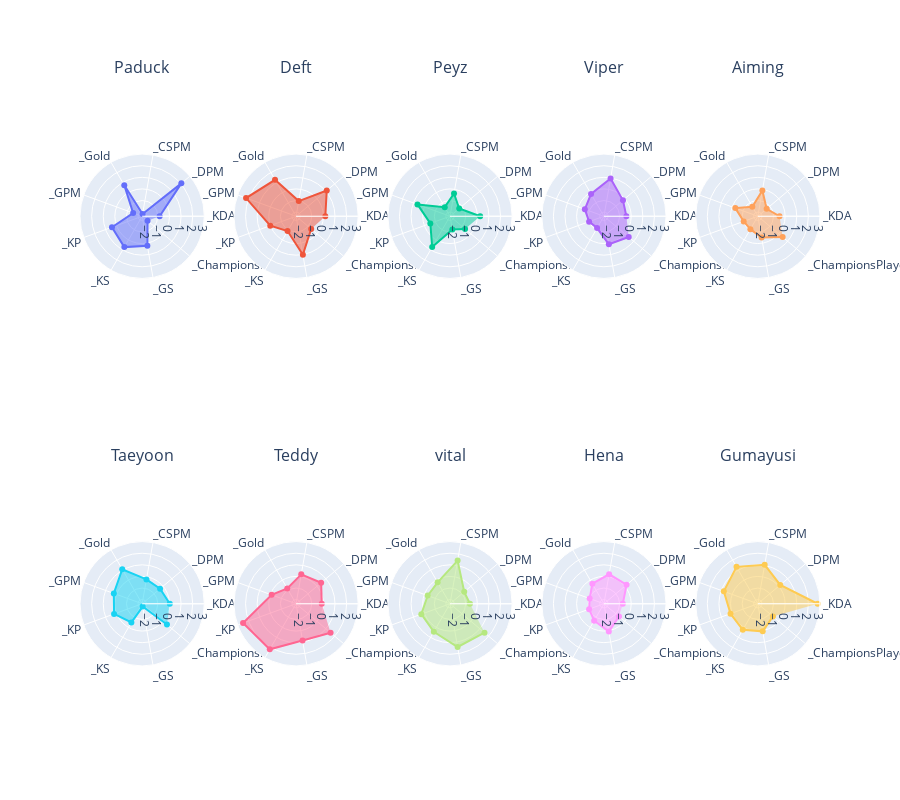

The cell this chart's notebook holds for it:
### Code cell
df = players_stats.loc[players_stats["Position"] == positions[3]]
min_value, max_value = df[columns].unstack().min(), df[columns].unstack().max()

COLUMNS = 5
d, m = divmod(df.shape[0], COLUMNS)
ROWS = d + (1 if m > 0 else 0)

fig = make_subplots(
    rows=ROWS,
    cols=COLUMNS,
    subplot_titles=df.index.values,
    specs=[[{"type": "polar"} for _ in range(COLUMNS)] for _ in range(ROWS)],
)

for i, player_name in enumerate(df.index):
    _df = df.loc[player_name, columns]

    r, c = get_rc(i, COLUMNS)
    fig.add_trace(
        go.Scatterpolar(r=_df, theta=columns, fill="toself", name=player_name),
        row=r,
        col=c,
    )
fig.update_layout(
    height=800,
    showlegend=False,
    polar=dict(
        radialaxis=dict(visible=True),
    ),
    title=dict(y=1),
)
fig.update_annotations(yshift=20)
fig.update_polars(radialaxis=dict(range=[min_value - 0.2, max_value + 0.2]))
fig.show()

### Figure 1 — Plotly figure (JSON) as saved in the notebook; plotly's stock layout.template omitted (floating-point values rounded to 4 significant figures)
{"data": [{"fill": "toself", "name": "Paduck", "r": [-0.8452, 2.053, -2.151, 0.7284, -1.525, 0.4157, 0.7181, 0.2353, -1.746], "subplot": "polar", "theta": ["_KDA", "_DPM", "_CSPM", "_Gold", "_GPM", "_KP", "_KS", "_GS", "_ChampionsPlayed"], "type": "scatterpolar"}, {"fill": "toself", "name": "Deft", "r": [0.1662, 1.095, -1.025, 1.274, 2.233, 0.01535, -0.8822, 1.021, -0.6547], "subplot": "polar2", "theta": ["_KDA", "_DPM", "_CSPM", "_Gold", "_GPM", "_KP", "_KS", "_GS", "_ChampionsPlayed"], "type": "scatterpolar"}, {"fill": "toself", "name": "Peyz", "r": [0.246, -1.315, -0.3594, -1.445, 0.6287, -0.5477, 0.7181, -1.187, -0.6547], "subplot": "polar3", "theta": ["_KDA", "_DPM", "_CSPM", "_Gold", "_GPM", "_KP", "_KS", "_GS", "_ChampionsPlayed"], "type": "scatterpolar"}, {"fill": "toself", "name": "Viper", "r": [-0.4193, -0.2105, 0.9536, -0.1374, -0.6027, -0.9936, -1.176, 0.09777, 0.4364], "subplot": "polar4", "theta": ["_KDA", "_DPM", "_CSPM", "_Gold", "_GPM", "_KP", "_KS", "_GS", "_ChampionsPlayed"], "type": "scatterpolar"}, {"fill": "toself", "name": "Aiming", "r": [-0.4806, -1.359, -0.1072, -1.4, -0.2861, -1.056, -1.068, -0.4976, 0.4364], "subplot": "polar5", "theta": ["_KDA", "_DPM", "_CSPM", "_Gold", "_GPM", "_KP", "_KS", "_GS", "_ChampionsPlayed"], "type": "scatterpolar"}, {"fill": "toself", "name": "Taeyoon", "r": [0.02932, -0.3391, -0.2261, 1.079, 0.2471, 0.2214, -0.4959, -2.107, 0.4364], "subplot": "polar6", "theta": ["_KDA", "_DPM", "_CSPM", "_Gold", "_GPM", "_KP", "_KS", "_GS", "_ChampionsPlayed"], "type": "scatterpolar"}, {"fill": "toself", "name": "Teddy", "r": [-0.1418, 0.4666, 0.219, -0.8344, -0.1131, 2.508, 2.175, 0.8617, 1.528], "subplot": "polar7", "theta": ["_KDA", "_DPM", "_CSPM", "_Gold", "_GPM", "_KP", "_KS", "_GS", "_ChampionsPlayed"], "type": "scatterpolar"}, {"fill": "toself", "name": "vital", "r": [-0.6323, -0.7525, 1.421, -0.223, -0.3038, 0.2781, 0.4336, 1.43, 1.528], "subplot": "polar8", "theta": ["_KDA", "_DPM", "_CSPM", "_Gold", "_GPM", "_KP", "_KS", "_GS", "_ChampionsPlayed"], "type": "scatterpolar"}, {"fill": "toself", "name": "Hena", "r": [-0.7235, 0.1954, 0.2266, -0.3599, -1.045, -0.9936, -0.6659, 0.08579, -0.6547], "subplot": "polar9", "theta": ["_KDA", "_DPM", "_CSPM", "_Gold", "_GPM", "_KP", "_KS", "_GS", "_ChampionsPlayed"], "type": "scatterpolar"}, {"fill": "toself", "name": "Gumayusi", "r": [2.801, 0.1659, 1.049, 1.319, 0.7669, 0.1524, 0.2431, 0.06089, -0.6547], "subplot": "polar10", "theta": ["_KDA", "_DPM", "_CSPM", "_Gold", "_GPM", "_KP", "_KS", "_GS", "_ChampionsPlayed"], "type": "scatterpolar"}], "layout": {"annotations": [{"font": {"size": 16}, "showarrow": false, "text": "Paduck", "x": 0.084, "xanchor": "center", "xref": "paper", "y": 1, "yanchor": "bottom", "yref": "paper", "yshift": 20}, {"font": {"size": 16}, "showarrow": false, "text": "Deft", "x": 0.292, "xanchor": "center", "xref": "paper", "y": 1, "yanchor": "bottom", "yref": "paper", "yshift": 20}, {"font": {"size": 16}, "showarrow": false, "text": "Peyz", "x": 0.5, "xanchor": "center", "xref": "paper", "y": 1, "yanchor": "bottom", "yref": "paper", "yshift": 20}, {"font": {"size": 16}, "showarrow": false, "text": "Viper", "x": 0.708, "xanchor": "center", "xref": "paper", "y": 1, "yanchor": "bottom", "yref": "paper", "yshift": 20}, {"font": {"size": 16}, "showarrow": false, "text": "Aiming", "x": 0.916, "xanchor": "center", "xref": "paper", "y": 1, "yanchor": "bottom", "yref": "paper", "yshift": 20}, {"font": {"size": 16}, "showarrow": false, "text": "Taeyoon", "x": 0.084, "xanchor": "center", "xref": "paper", "y": 0.375, "yanchor": "bottom", "yref": "paper", "yshift": 20}, {"font": {"size": 16}, "showarrow": false, "text": "Teddy", "x": 0.292, "xanchor": "center", "xref": "paper", "y": 0.375, "yanchor": "bottom", "yref": "paper", "yshift": 20}, {"font": {"size": 16}, "showarrow": false, "text": "vital", "x": 0.5, "xanchor": "center", "xref": "paper", "y": 0.375, "yanchor": "bottom", "yref": "paper", "yshift": 20}, {"font": {"size": 16}, "showarrow": false, "text": "Hena", "x": 0.708, "xanchor": "center", "xref": "paper", "y": 0.375, "yanchor": "bottom", "yref": "paper", "yshift": 20}, {"font": {"size": 16}, "showarrow": false, "text": "Gumayusi", "x": 0.916, "xanchor": "center", "xref": "paper", "y": 0.375, "yanchor": "bottom", "yref": "paper", "yshift": 20}], "height": 800, "polar": {"domain": {"x": [0, 0.168], "y": [0.625, 1]}, "radialaxis": {"range": [-2.351, 3.001], "visible": true}}, "polar10": {"domain": {"x": [0.832, 1], "y": [0, 0.375]}, "radialaxis": {"range": [-2.351, 3.001]}}, "polar2": {"domain": {"x": [0.208, 0.376], "y": [0.625, 1]}, "radialaxis": {"range": [-2.351, 3.001]}}, "polar3": {"domain": {"x": [0.416, 0.584], "y": [0.625, 1]}, "radialaxis": {"range": [-2.351, 3.001]}}, "polar4": {"domain": {"x": [0.624, 0.792], "y": [0.625, 1]}, "radialaxis": {"range": [-2.351, 3.001]}}, "polar5": {"domain": {"x": [0.832, 1], "y": [0.625, 1]}, "radialaxis": {"range": [-2.351, 3.001]}}, "polar6": {"domain": {"x": [0, 0.168], "y": [0, 0.375]}, "radialaxis": {"range": [-2.351, 3.001]}}, "polar7": {"domain": {"x": [0.208, 0.376], "y": [0, 0.375]}, "radialaxis": {"range": [-2.351, 3.001]}}, "polar8": {"domain": {"x": [0.416, 0.584], "y": [0, 0.375]}, "radialaxis": {"range": [-2.351, 3.001]}}, "polar9": {"domain": {"x": [0.624, 0.792], "y": [0, 0.375]}, "radialaxis": {"range": [-2.351, 3.001]}}, "showlegend": false, "title": {"y": 1}}}
